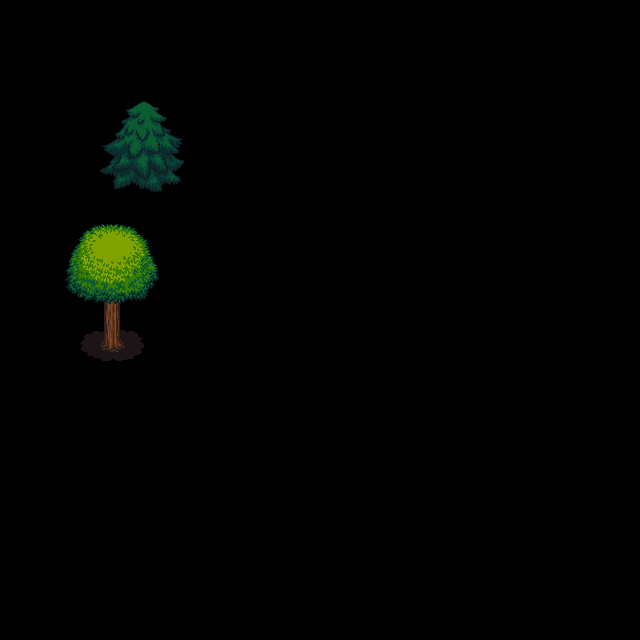

A level layout from a 2D game, rendered from its tile map. Below: a short description, then the map file with tile-grid data replaced by summaries:
An orthogonal 20x20 tile map with 32x32 px tiles, 3 tile layers (tr, Calque de Tile 1, Calque 3), 2 tilesets.

<map version="1.0" orientation="orthogonal" renderorder="right-down" width="20" height="20" tilewidth="32" tileheight="32" nextobjectid="1">
 <tileset firstgid="1" name="tronc" tilewidth="96" tileheight="96" tilecount="2">
  <image source="tileset/tronc.png" width="192" height="96" />
 </tileset>
 <tileset firstgid="3" name="arbre_fueillage" tilewidth="96" tileheight="96" tilecount="4">
  <image source="tileset/arbre_fueillage.png" width="192" height="224" />
 </tileset>
 <layer name="tr" width="20" height="20">
  <data>[400 cells, 1 non-empty, 1 distinct tile ids]</data>
 </layer>
 <layer name="Calque de Tile 1" width="20" height="20">
  <data>[400 cells, 1 non-empty, 1 distinct tile ids]</data>
 </layer>
 <layer name="Calque 3" width="20" height="20">
  <data>[400 cells, 1 non-empty, 1 distinct tile ids]</data>
 </layer>
</map>
